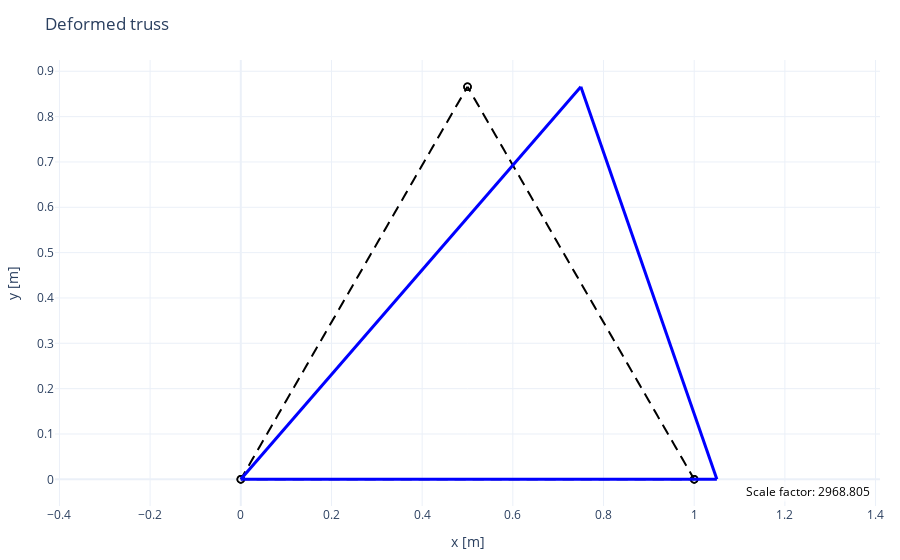

Write notebook code for a chart like this one.
### Code cell
# Displacement for each element (Edof to extract dofs for each element)
Ed = extract_dofs(a, Edof)
fig = draw_discrete_elements(
    Ex, Ey,
    title="Deformed truss",
    xlabel="x [m]",
    ylabel="y [m]",
    line_style="dashed"
)
plot_deformed_bars(fig, Ex, Ey, Ed)
fig.show()

### Figure 1 — Plotly figure (JSON) as saved in the notebook; plotly's stock layout.template omitted (floating-point values rounded to 4 significant figures)
{"data": [{"hoverinfo": "skip", "line": {"color": "black", "dash": "dash", "width": 2}, "mode": "lines", "name": "elements", "type": "scatter", "x": [0, 0.5, 0, null, 1, 0.5, 1, null, 0, 1, 0, null], "y": [0, 0.866, 0, null, 0, 0.866, 0, null, 0, 0, 0, null]}, {"hovertemplate": "x=%{x:.3f}<br>y=%{y:.3f}<extra></extra>", "marker": {"color": "rgba(0,0,0,0)", "line": {"color": "black", "width": 1.6}, "size": 7, "symbol": "circle"}, "mode": "markers", "name": "nodes", "type": "scatter", "x": [0.0, 0.5, 1.0, 0.5, 0.0, 1.0], "y": [0.0, 0.866, 0.0, 0.866, 0.0, 0.0]}, {"hoverinfo": "skip", "line": {"color": "blue", "width": 3}, "mode": "lines", "name": "deformed", "type": "scatter", "x": [0, 0.75], "y": [0, 0.866]}, {"hoverinfo": "skip", "line": {"color": "blue", "width": 3}, "mode": "lines", "name": "deformed", "type": "scatter", "x": [1.05, 0.75], "y": [0, 0.866]}, {"hoverinfo": "skip", "line": {"color": "blue", "width": 3}, "mode": "lines", "name": "deformed", "type": "scatter", "x": [0, 1.05], "y": [0, 0]}], "layout": {"annotations": [{"align": "right", "bgcolor": "rgba(255,255,255,0.7)", "font": {"color": "black", "size": 12}, "showarrow": false, "text": "Scale factor: 2968.805", "x": 0.99, "xref": "paper", "y": 0.01, "yref": "paper"}], "margin": {"b": 40, "l": 40, "r": 20, "t": 60}, "showlegend": false, "title": {"text": "Deformed truss"}, "xaxis": {"title": {"text": "x [m]"}}, "yaxis": {"scaleanchor": "x", "scaleratio": 1, "title": {"text": "y [m]"}}}}
